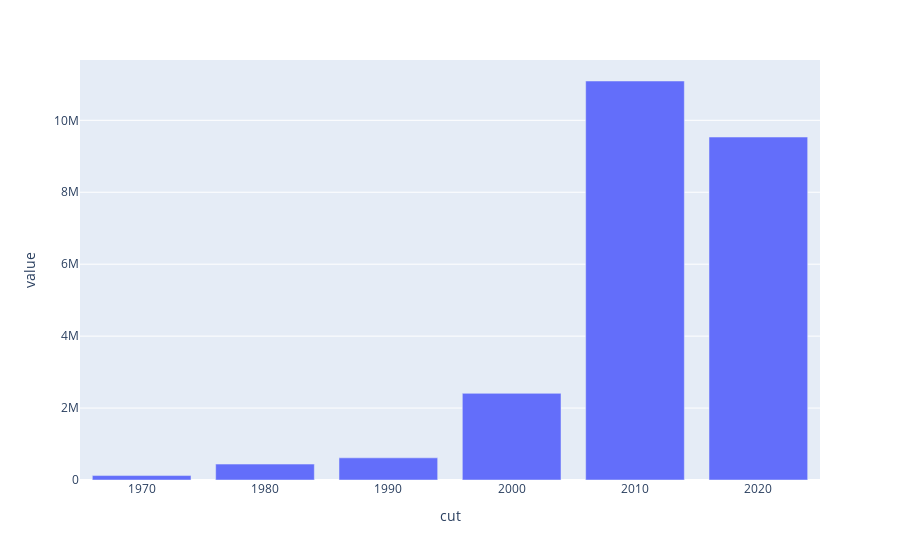

The cell this chart's notebook holds for it:
### Markdown cell above
#### 4.4 Valor total Exportado x Década

### Code cell
df_aux = (
    df_cleaned.assign(cut=lambda x: (x["year"] // 10 * 10))
    .groupby("cut")["value"]
    .sum()
    .reset_index()
)
fig = px.bar(df_aux, x="cut", y="value")
fig.show()

### Figure 1 — Plotly figure (JSON) as saved in the notebook; plotly's stock layout.template omitted (floating-point values rounded to 4 significant figures)
{"data": [{"alignmentgroup": "True", "hovertemplate": "cut=%{x}<br>value=%{y}<extra></extra>", "legendgroup": "", "marker": {"color": "#636efa", "pattern": {"shape": ""}}, "name": "", "offsetgroup": "", "orientation": "v", "showlegend": false, "textposition": "auto", "type": "bar", "x": [1970, 1980, 1990, 2000, 2010, 2020], "xaxis": "x", "y": [123209, 442747, 616286, 2408972, 11093224, 9534500], "yaxis": "y"}], "layout": {"barmode": "relative", "legend": {"tracegroupgap": 0}, "margin": {"t": 60}, "xaxis": {"anchor": "y", "domain": [0, 1], "title": {"text": "cut"}}, "yaxis": {"anchor": "x", "domain": [0, 1], "title": {"text": "value"}}}}
